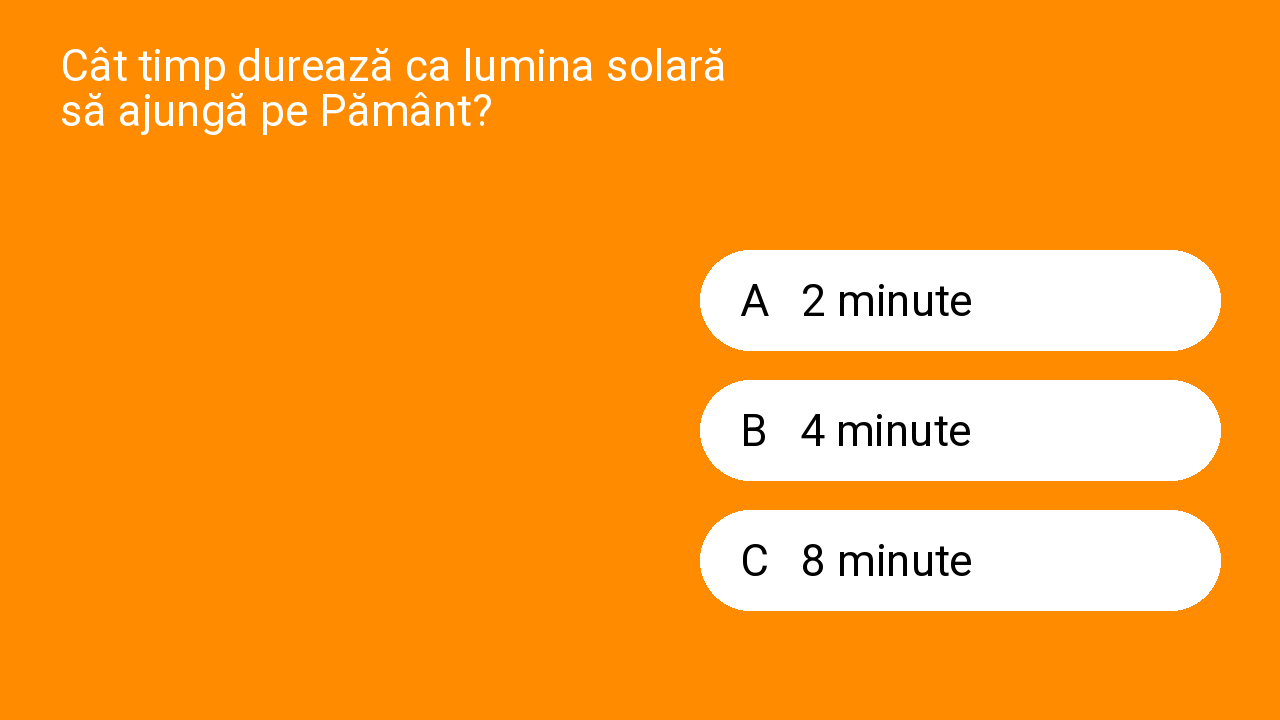

Source code (Python):
from PIL import Image, ImageDraw, ImageFont

img = Image.new("RGB", (1280, 720), (255, 140, 0))
d = ImageDraw.Draw(img)
font = ImageFont.truetype("/system/fonts/Roboto-Regular.ttf", 44)

d.text((60, 40), "Cât timp durează ca lumina solară\nsă ajungă pe Pământ?", font=font, fill="white")

opts = ["A   2 minute", "B   4 minute", "C   8 minute"]
for i, o in enumerate(opts):
    y = 250 + i * 130
    d.rounded_rectangle((700, y, 1220, y + 100), radius=50, fill="white")
    d.text((740, y + 25), o, font=font, fill="black")

img.save("q1.png")
